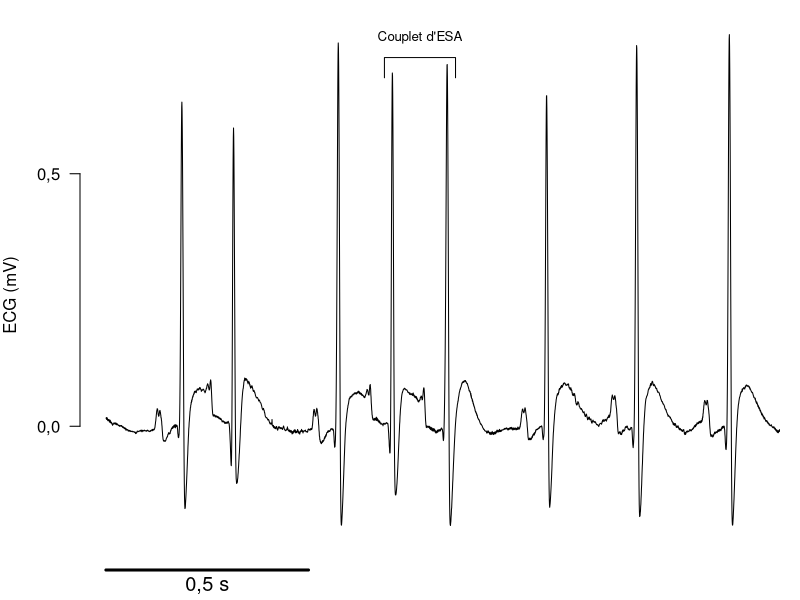

Generate this figure with R:
pdf("ExCplESA.pdf", height = 4, width = 7)

options(OutDec= ",")

# Get the data

ESA = scan("ESAs.txt", what=list(0), skip=2)

esa = unlist(ESA[1])

esa = esa[3400:length(esa)]

# First plot: ESAs

par( mar=c(0, 4, 0, 1), las=1)
# plot(c(0, 2.5), c(-0.6, 1.2), axes=FALSE, type="n", xlab="Time (s)", ylab="")
plot(c(0, 1.6), c(-0.3, 0.8), axes=FALSE, type="n", xlab="Time (s)", ylab="")
title(ylab="ECG (mV)", adj=0.51, line=3)
lines((1:length(esa))/ 2000, esa)
axis(2, at=c(0, 0.5))
axis(1, line=-1.5, padj=-1, at=c(0, 0.25, 0.5), labels=c("", "0,5 s", ""), lwd=3, lwd.ticks=0, cex.axis=1.2)

pks = which(diff(sign(diff(esa, na.pad = FALSE)), na.pad = FALSE) < 0) + 2
pks = pks[esa[pks]>0.5]



interTA <- function(xbegin, xend, ytop){
deltax = 0.02
deltay = 0.02
lines(c(xbegin-deltax, xbegin-deltax, xend+deltax, xend+deltax), c(ytop-deltay, ytop+deltay, ytop+deltay, ytop-deltay))
# mtext("Couplet d'ESA", side=3, at=(xbegin+xend)/2, adj=0.5)
text((xbegin+xend)/2, 0.77, labels="Couplet d'ESA", cex=0.8)
} 

interTA(pks[4]/2000, pks[5]/2000, 0.71)

dev.off()
